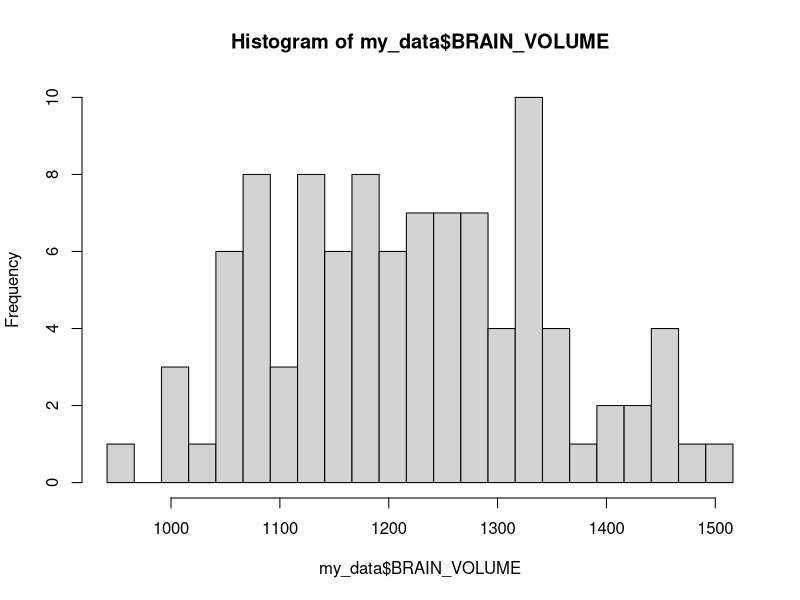
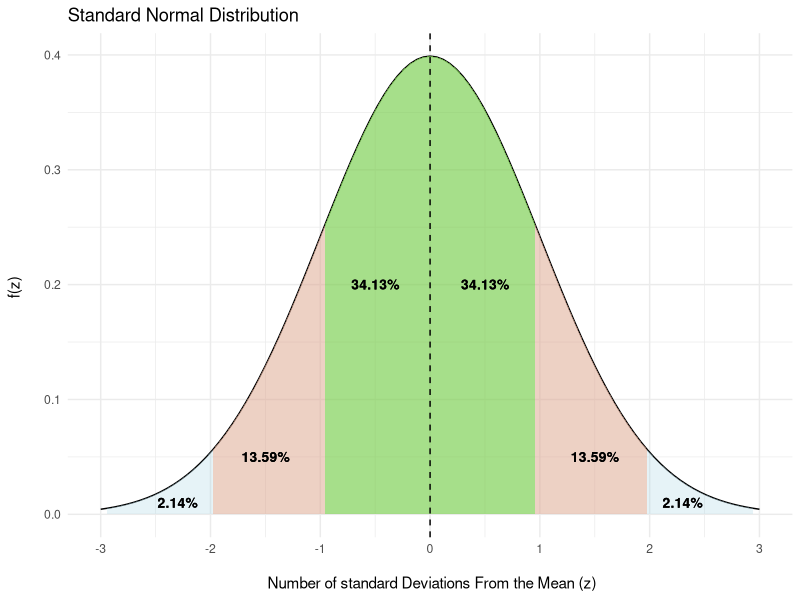
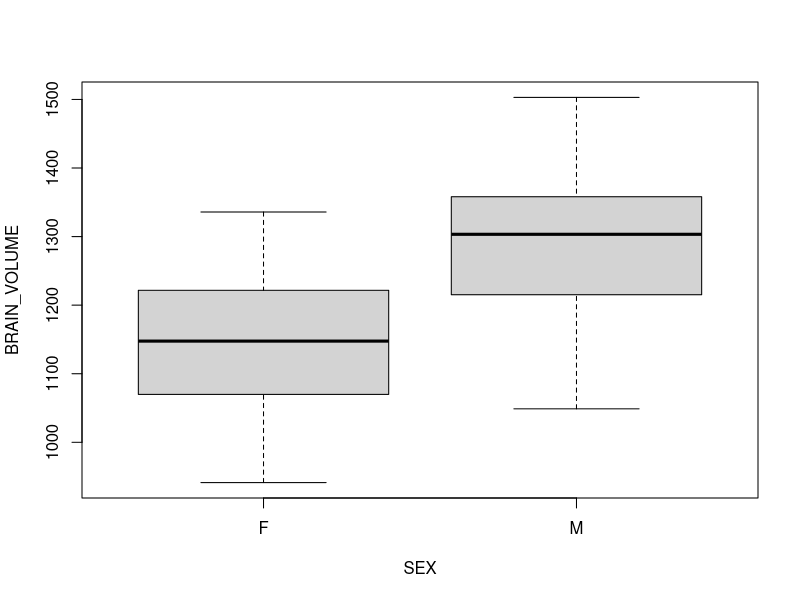
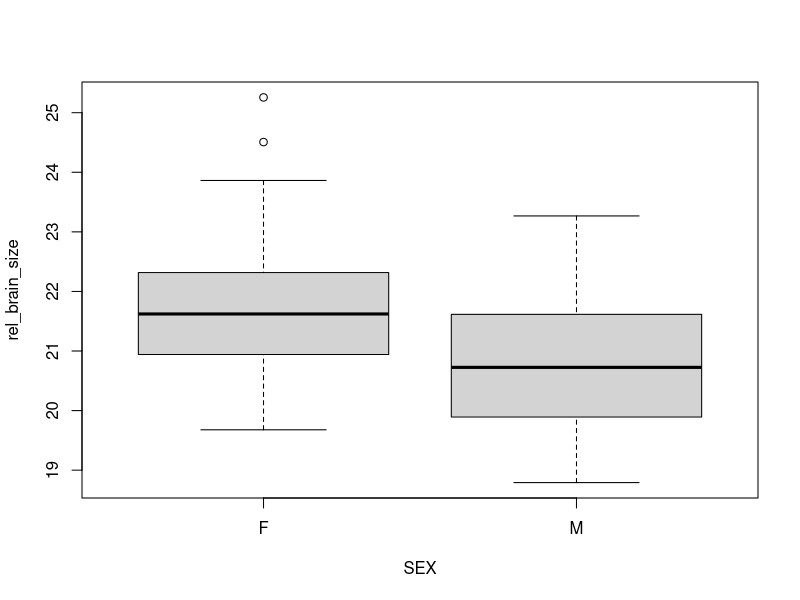
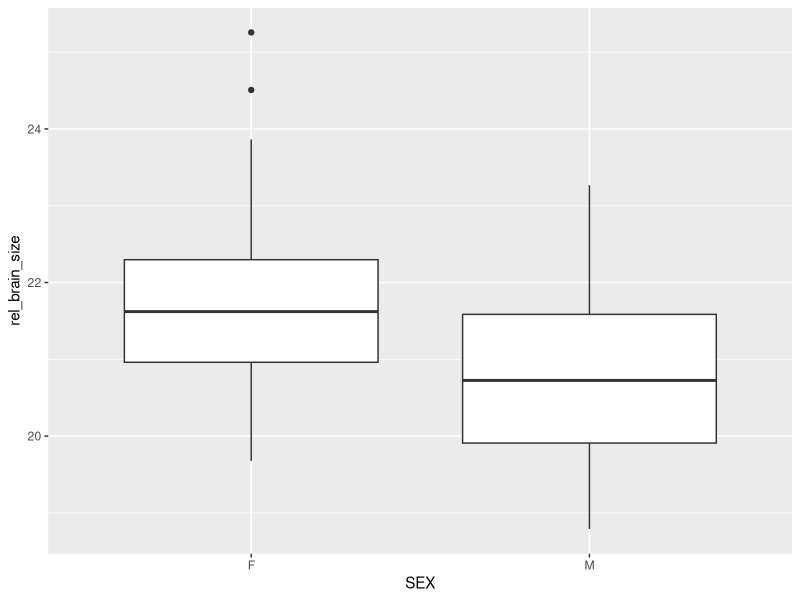

R code for these plots, in order: (Note: this script raises an error after producing the figures.)
## ---- chunk 1
#| eval: true
#| echo: true 
  
  y <- 1
  y
  x <- 2
  y + x
## ---- chunk 2
#| echo: true
#functions
y <- rnorm(n = 6, mean = 0,sd = 1)
y
mean(y)
## ---- chunk 3
library(knitr)
## ---- chunk 4
#| echo: true
my_data <- read.csv("Brain_Size.csv")
kable(head(my_data))
## ---- chunk 5
#| echo: True
my_data[1,1]
my_data[1,]
my_data$BRAIN_VOLUME
## ---- chunk 6
#| echo: true
hist(my_data$BRAIN_VOLUME,
     breaks=seq(min(my_data$BRAIN_VOLUME),
                max(my_data$BRAIN_VOLUME)+25,25))
## ---- chunk 7


dnorm_one_sd <- function(x){
  norm_one_sd <- dnorm(x)
  # Have NA values outside interval x in [-1, 1]:
  norm_one_sd[x <= -1 | x >= 1] <- NA
  return(norm_one_sd)
}
dnorm_two_sd <- function(x){
  norm_two_sd <- dnorm(x)
  # Have NA values outside interval x in [-1, 1]:
  norm_two_sd[x <= -2 | x >= 2] <- NA
  return(norm_two_sd)
}

dnorm_three_sd <- function(x){
  norm_three_sd <- dnorm(x)
  # Have NA values outside interval x in [-1, 1]:
  norm_three_sd[x <= -3 | x >= 3] <- NA
  return(norm_three_sd)
}
area_one_sd <- round(pnorm(1) - pnorm(-1), 4)
area_two_sd <- round(pnorm(2) - pnorm(-2), 4)
area_three_sd <- round(pnorm(3) - pnorm(-3), 4)
xvalues <- data.frame(x = c(-3, 3))

library(ggplot2)
ggplot(data=xvalues, aes(x = x)) + stat_function(fun = dnorm) +
  stat_function(fun = dnorm_three_sd, geom = "area", fill = "lightblue",alpha = 0.3)+
  stat_function(fun = dnorm_two_sd, geom = "area", fill = "coral", alpha=0.3)+
  stat_function(fun = dnorm_one_sd, geom = "area", fill = "green", alpha=0.3)+
  geom_vline(xintercept = 0, colour = "black", linetype = "dashed")+ 
  geom_text(x = 0.5, y = 0.2, size = 3.5, fontface = "bold", 
  label = paste0(round((area_one_sd * 100)/2 ,2), "%")) + 
  geom_text(x = -0.5, y = 0.2, size = 3.5, fontface = "bold", 
  label = paste0(round((area_one_sd * 100)/2 ,2), "%")) + 
  geom_text(x = 1.5, y = 0.05, size = 3.5, fontface = "bold", 
  label = paste0(round((pnorm(2) - pnorm(1))*100,2), "%")) + 
  geom_text(x = -1.5, y = 0.05, size = 3.5, fontface = "bold",
  label = paste0(round((pnorm(-1) - pnorm(-2))*100,2), "%"))+ 
  geom_text(x = 2.3, y = 0.01, size = 3.5, fontface = "bold", 
  label = paste0(round((pnorm(3) - pnorm(2))*100,2), "%")) + 
  geom_text(x = -2.3, y = 0.01, size = 3.5, fontface = "bold", 
  label = paste0(round((pnorm(-2) - pnorm(-3))*100,2), "%")) + 
  scale_x_continuous(breaks = c(-3:3)) +
  labs(x = "\n Number of standard Deviations From the Mean (z)", y = "f(z) \n",
  title = "Standard Normal Distribution") + 
  theme(plot.title = element_text(hjust = 0.5),
  axis.title.x = element_text(face="bold", colour="brown", size=12),
  axis.title.y = element_text(face="bold", colour="brown", size=12))+
  theme_minimal()
                                                        
## ---- chunk 8
#| echo: true
my_data_filter <- subset(my_data,HEAD_SIZE>1400)

my_data_mean <- aggregate(BRAIN_VOLUME~SEX,data=my_data,FUN=mean)
my_data_mean
## ---- chunk 9
#| echo: True
boxplot(BRAIN_VOLUME~SEX,data=my_data)
## ---- chunk 10
#|echo: True
my_data$rel_brain_size <- my_data$BRAIN_VOLUME/my_data$HEAD_SIZE
boxplot(rel_brain_size~SEX,data=my_data)
## ---- chunk 11
#| echo: True
library(ggplot2)
ggplot(aes(y=rel_brain_size,x=SEX)
       ,data=my_data)+geom_boxplot()
## ---- chunk 12
#| echo: True
t_1 <- t.test(my_data$BRAIN_VOLUME~my_data$SEX)
print(t_1)
## ---- chunk 13
#| echo: True
m_1 <- lm(BRAIN_VOLUME~HEAD_SIZE,data=my_data)
summary(m_1)

## ---- chunk 14
#| echo: True
library(car)
qqPlot(m_1)

## ---- chunk 15
#| echo: True
plot(residuals(m_1)~fitted(m_1))
## ---- chunk 16
#| echo: True
m_2 <- lm(BRAIN_VOLUME~SEX+HEAD_SIZE,data=my_data)
summary(m_2)
## ---- chunk 17
#|echo: false 
func_name <- function(args){ #args are inputs to your function
  #DO SOMETHING HERE
  return() #optional
} 
## ---- chunk 18
#| echo: true # 
#Input data 
numbers <- 1:5 
squared <- numeric(length(numbers))  
# Explicit loop 
for (i in seq_along(numbers)) {
  squared[i] <- numbers[i] ^ 2 }  
print(squared) 
## ---- chunk 19
#| echo: true 
# Input data 
numbers <- 1:5  
# Vectorised operation 
squared <- numbers ^ 2  
print(squared) 
